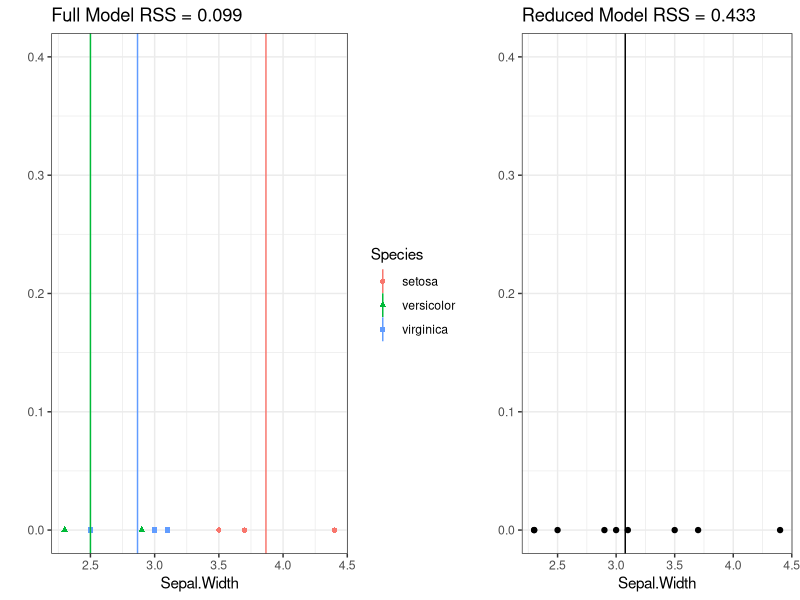
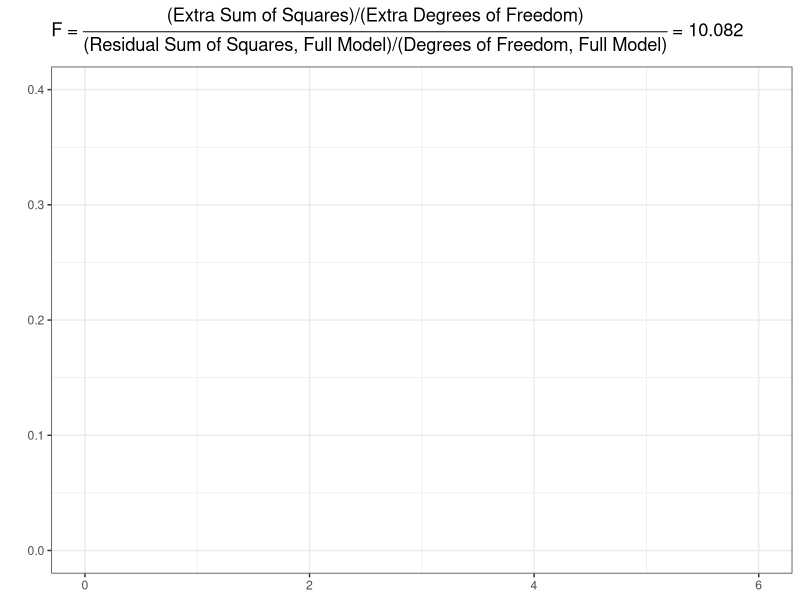
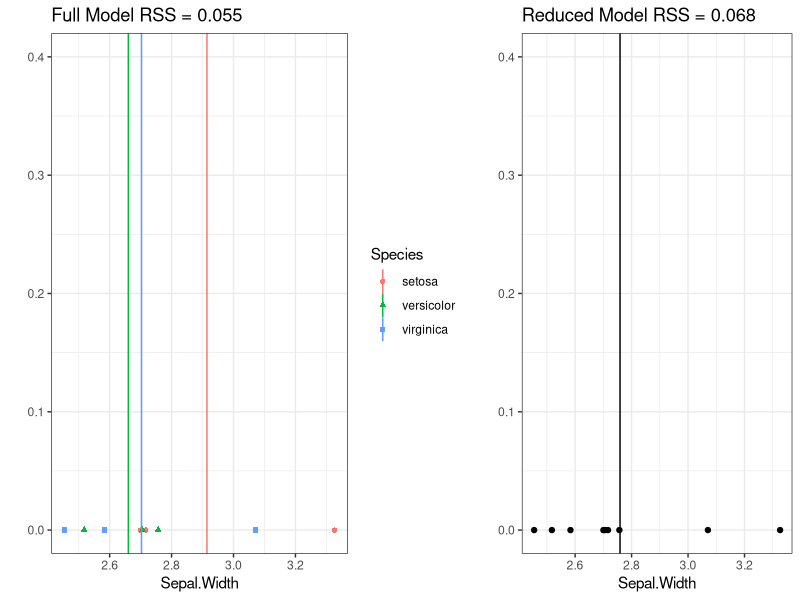
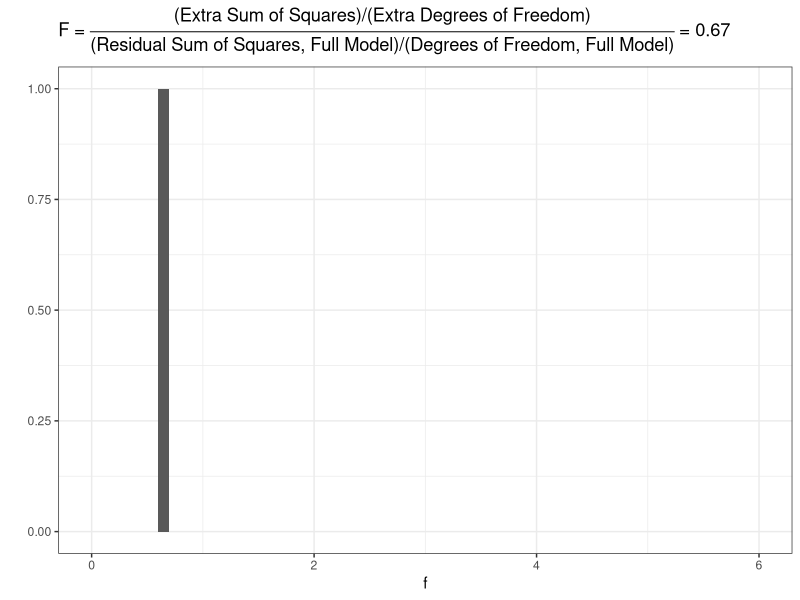
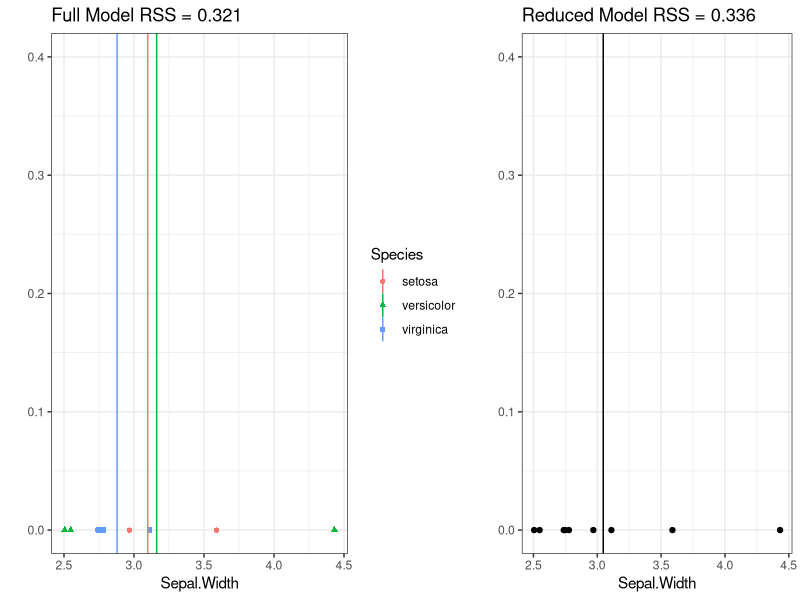
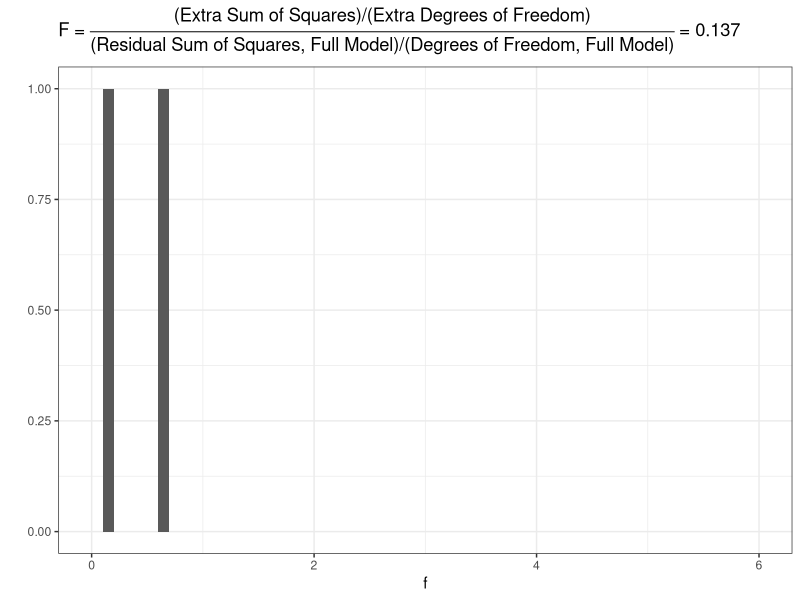
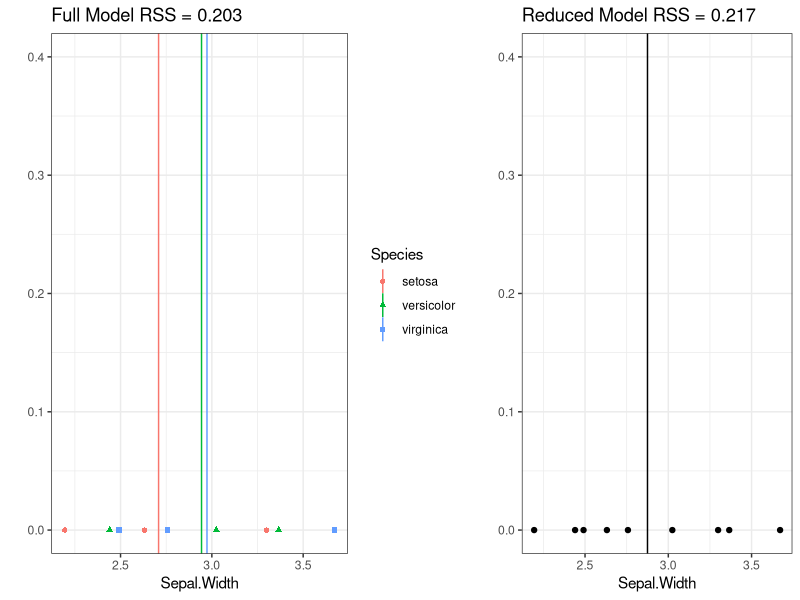
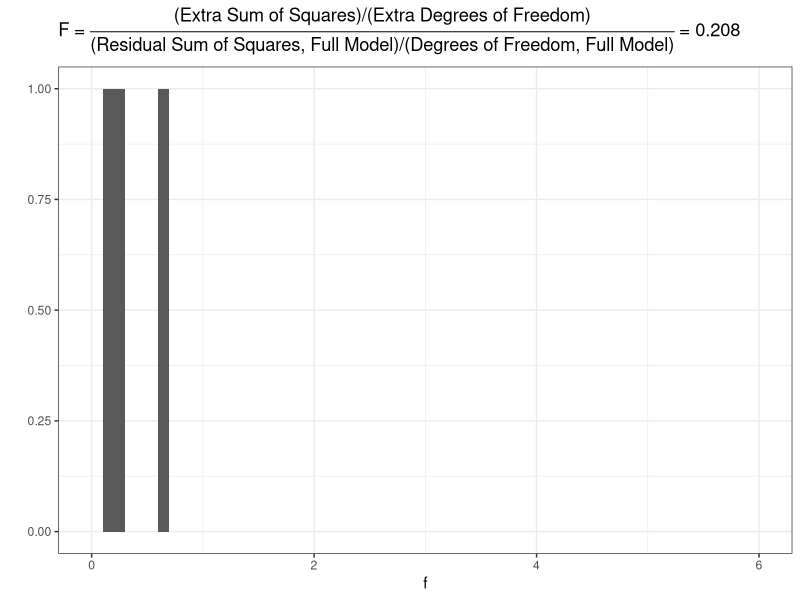

These figures' R source, in order: (Note: this script raises an error after producing the figures.)
## ---- chunk 1
knitr::opts_chunk$set(echo = FALSE, cache = TRUE)
library(dplyr)
library(ggplot2)
library(grid)
library(purrr)
## ---- chunk 2
set.seed(1234)
iris <- datasets::iris %>%
  group_by(Species) %>%
  sample_n(size = 3) %>%
  select(Species, Sepal.Width)

# manually adjust to avoid overplotting
iris$Sepal.Width[4] <- 2.3
## ---- chunk 3
red_ss <- iris %>%
  ungroup() %>%
  mutate(
    mean_sw = mean(Sepal.Width),
    resid = Sepal.Width - mean_sw
  ) %>%
  summarize(
    rss = mean(resid^2)
  ) %>%
  pull(rss)

full_ss <- iris %>%
  group_by(Species) %>%
  mutate(
    mean_sw = mean(Sepal.Width),
    resid = Sepal.Width - mean_sw
  ) %>%
  ungroup() %>%
  summarize(
    rss = mean(resid^2)
  ) %>%
  pull(rss)

p_full <- ggplot() +
  geom_point(
    data = iris,
    mapping = aes(x = Sepal.Width, y = 0, color = Species, shape = Species)
  ) +
  geom_vline(
    data = iris %>%
      group_by(Species) %>%
      summarize(
        mean_sw = mean(Sepal.Width)
      ),
    mapping = aes(xintercept = mean_sw, color = Species)
  ) +
  ylim(0, 0.4) +
  ylab("") +
  ggtitle(paste0("Full Model RSS = ", round(full_ss, 3))) +
  theme_bw()

p_red <- ggplot() +
  geom_point(
    data = iris,
    mapping = aes(x = Sepal.Width, y = 0)
  ) +
  geom_vline(
    data = iris %>%
      ungroup() %>%
      summarize(
        mean_sw = mean(Sepal.Width)
      ),
    mapping = aes(xintercept = mean_sw)
  ) +
  ylim(0, 0.4) +
  ylab("") +
  ggtitle(paste0("Reduced Model RSS = ", round(red_ss, 3))) +
  theme_bw()

grid.newpage()
pushViewport(viewport(layout = grid.layout(ncol = 2, widths= unit(c(1, 0.7),units = rep("null", 2)))))
print(p_full, vp = viewport(layout.pos.row = 1, layout.pos.col = 1))
print(p_red, vp = viewport(layout.pos.row = 1, layout.pos.col = 2))
## ---- chunk 4
f_stat <- lm(Sepal.Width ~ Species, data = iris) %>% summary() %>% `[[`("fstatistic") %>% `[[`("value")
plot_df <- data.frame(
  f = f_stat
)

ggplot() +
  geom_vline(
    data = plot_df,
    mapping = aes(xintercept = f_stat)
  ) +
  xlim(0, 6) +
  ylim(0, 0.4) +
  ylab("") +
  ggtitle(substitute(paste("F = ", frac("(Extra Sum of Squares)/(Extra Degrees of Freedom)", "(Residual Sum of Squares, Full Model)/(Degrees of Freedom, Full Model)"), " = ", f_stat),
  list(f_stat=round(f_stat, 3)))) +
#  ggtitle(paste0("F Statistic = ", round(f_stat, 3))) +
  theme_bw()
## ---- chunk 5
fake_iris <- data.frame(
  Species = iris$Species,
  Sepal.Width = rnorm(n = 9, mean = 3.033, sd = 0.579)
)
## ---- chunk 6
red_ss <- fake_iris %>%
  ungroup() %>%
  mutate(
    mean_sw = mean(Sepal.Width),
    resid = Sepal.Width - mean_sw
  ) %>%
  summarize(
    rss = mean(resid^2)
  ) %>%
  pull(rss)

full_ss <- fake_iris %>%
  group_by(Species) %>%
  mutate(
    mean_sw = mean(Sepal.Width),
    resid = Sepal.Width - mean_sw
  ) %>%
  ungroup() %>%
  summarize(
    rss = mean(resid^2)
  ) %>%
  pull(rss)

p_full <- ggplot() +
  geom_point(
    data = fake_iris,
    mapping = aes(x = Sepal.Width, y = 0, color = Species, shape = Species)
  ) +
  geom_vline(
    data = fake_iris %>%
      group_by(Species) %>%
      summarize(
        mean_sw = mean(Sepal.Width)
      ),
    mapping = aes(xintercept = mean_sw, color = Species)
  ) +
  ylim(0, 0.4) +
  ylab("") +
  ggtitle(paste0("Full Model RSS = ", round(full_ss, 3))) +
  theme_bw()

p_red <- ggplot() +
  geom_point(
    data = fake_iris,
    mapping = aes(x = Sepal.Width, y = 0)
  ) +
  geom_vline(
    data = fake_iris %>%
      ungroup() %>%
      summarize(
        mean_sw = mean(Sepal.Width)
      ),
    mapping = aes(xintercept = mean_sw)
  ) +
  ylim(0, 0.4) +
  ylab("") +
  ggtitle(paste0("Reduced Model RSS = ", round(red_ss, 3))) +
  theme_bw()

grid.newpage()
pushViewport(viewport(layout = grid.layout(ncol = 2, widths= unit(c(1, 0.7),units = rep("null", 2)))))
print(p_full, vp = viewport(layout.pos.row = 1, layout.pos.col = 1))
print(p_red, vp = viewport(layout.pos.row = 1, layout.pos.col = 2))
## ---- chunk 7
f_stat <- lm(Sepal.Width ~ Species, data = fake_iris) %>% summary() %>% `[[`("fstatistic") %>% `[[`("value")
fake_plot_df <- data.frame(
  f = f_stat
)

ggplot() +
  geom_histogram(
    data = fake_plot_df,
    mapping = aes(x = f),
    binwidth = 0.1,
    boundary = 0
  ) +
  geom_vline(
#    mapping = aes(xintercept = plot_df$f_stat)
    data = plot_df,
    mapping = aes(xintercept = f)
  ) +
  xlim(0, 6) +
  ylab("") +
  ggtitle(substitute(paste("F = ", frac("(Extra Sum of Squares)/(Extra Degrees of Freedom)", "(Residual Sum of Squares, Full Model)/(Degrees of Freedom, Full Model)"), " = ", f_stat),
  list(f_stat=round(f_stat, 3)))) +
  theme_bw()
## ---- chunk 8
fake_iris <- data.frame(
  Species = iris$Species,
  Sepal.Width = rnorm(n = 9, mean = 3.033, sd = 0.579)
)
## ---- chunk 9
red_ss <- fake_iris %>%
  ungroup() %>%
  mutate(
    mean_sw = mean(Sepal.Width),
    resid = Sepal.Width - mean_sw
  ) %>%
  summarize(
    rss = mean(resid^2)
  ) %>%
  pull(rss)

full_ss <- fake_iris %>%
  group_by(Species) %>%
  mutate(
    mean_sw = mean(Sepal.Width),
    resid = Sepal.Width - mean_sw
  ) %>%
  ungroup() %>%
  summarize(
    rss = mean(resid^2)
  ) %>%
  pull(rss)

p_full <- ggplot() +
  geom_point(
    data = fake_iris,
    mapping = aes(x = Sepal.Width, y = 0, color = Species, shape = Species)
  ) +
  geom_vline(
    data = fake_iris %>%
      group_by(Species) %>%
      summarize(
        mean_sw = mean(Sepal.Width)
      ),
    mapping = aes(xintercept = mean_sw, color = Species)
  ) +
  ylim(0, 0.4) +
  ylab("") +
  ggtitle(paste0("Full Model RSS = ", round(full_ss, 3))) +
  theme_bw()

p_red <- ggplot() +
  geom_point(
    data = fake_iris,
    mapping = aes(x = Sepal.Width, y = 0)
  ) +
  geom_vline(
    data = fake_iris %>%
      ungroup() %>%
      summarize(
        mean_sw = mean(Sepal.Width)
      ),
    mapping = aes(xintercept = mean_sw)
  ) +
  ylim(0, 0.4) +
  ylab("") +
  ggtitle(paste0("Reduced Model RSS = ", round(red_ss, 3))) +
  theme_bw()

grid.newpage()
pushViewport(viewport(layout = grid.layout(ncol = 2, widths= unit(c(1, 0.7),units = rep("null", 2)))))
print(p_full, vp = viewport(layout.pos.row = 1, layout.pos.col = 1))
print(p_red, vp = viewport(layout.pos.row = 1, layout.pos.col = 2))
## ---- chunk 10
f_stat <- lm(Sepal.Width ~ Species, data = fake_iris) %>% summary() %>% `[[`("fstatistic") %>% `[[`("value")
fake_plot_df <- rbind(
  fake_plot_df,
  data.frame(
    f = f_stat
  )
)

ggplot() +
  geom_histogram(
    data = fake_plot_df,
    mapping = aes(x = f),
    binwidth = 0.1,
    boundary = 0
  ) +
  geom_vline(
#    mapping = aes(xintercept = plot_df$f_stat)
    data = plot_df,
    mapping = aes(xintercept = f)
  ) +
  xlim(0, 6) +
  ylab("") +
  ggtitle(substitute(paste("F = ", frac("(Extra Sum of Squares)/(Extra Degrees of Freedom)", "(Residual Sum of Squares, Full Model)/(Degrees of Freedom, Full Model)"), " = ", f_stat),
  list(f_stat=round(f_stat, 3)))) +
  theme_bw()
## ---- chunk 11
fake_iris <- data.frame(
  Species = iris$Species,
  Sepal.Width = rnorm(n = 9, mean = 3.033, sd = 0.579)
)
## ---- chunk 12
red_ss <- fake_iris %>%
  ungroup() %>%
  mutate(
    mean_sw = mean(Sepal.Width),
    resid = Sepal.Width - mean_sw
  ) %>%
  summarize(
    rss = mean(resid^2)
  ) %>%
  pull(rss)

full_ss <- fake_iris %>%
  group_by(Species) %>%
  mutate(
    mean_sw = mean(Sepal.Width),
    resid = Sepal.Width - mean_sw
  ) %>%
  ungroup() %>%
  summarize(
    rss = mean(resid^2)
  ) %>%
  pull(rss)

p_full <- ggplot() +
  geom_point(
    data = fake_iris,
    mapping = aes(x = Sepal.Width, y = 0, color = Species, shape = Species)
  ) +
  geom_vline(
    data = fake_iris %>%
      group_by(Species) %>%
      summarize(
        mean_sw = mean(Sepal.Width)
      ),
    mapping = aes(xintercept = mean_sw, color = Species)
  ) +
  ylim(0, 0.4) +
  ylab("") +
  ggtitle(paste0("Full Model RSS = ", round(full_ss, 3))) +
  theme_bw()

p_red <- ggplot() +
  geom_point(
    data = fake_iris,
    mapping = aes(x = Sepal.Width, y = 0)
  ) +
  geom_vline(
    data = fake_iris %>%
      ungroup() %>%
      summarize(
        mean_sw = mean(Sepal.Width)
      ),
    mapping = aes(xintercept = mean_sw)
  ) +
  ylim(0, 0.4) +
  ylab("") +
  ggtitle(paste0("Reduced Model RSS = ", round(red_ss, 3))) +
  theme_bw()

grid.newpage()
pushViewport(viewport(layout = grid.layout(ncol = 2, widths= unit(c(1, 0.7),units = rep("null", 2)))))
print(p_full, vp = viewport(layout.pos.row = 1, layout.pos.col = 1))
print(p_red, vp = viewport(layout.pos.row = 1, layout.pos.col = 2))
## ---- chunk 13
f_stat <- lm(Sepal.Width ~ Species, data = fake_iris) %>% summary() %>% `[[`("fstatistic") %>% `[[`("value")
fake_plot_df <- rbind(
  fake_plot_df,
  data.frame(
    f = f_stat
  )
)

ggplot() +
  geom_histogram(
    data = fake_plot_df,
    mapping = aes(x = f),
    binwidth = 0.1,
    boundary = 0
  ) +
  geom_vline(
#    mapping = aes(xintercept = plot_df$f_stat)
    data = plot_df,
    mapping = aes(xintercept = f)
  ) +
  xlim(0, 6) +
  ylab("") +
  ggtitle(substitute(paste("F = ", frac("(Extra Sum of Squares)/(Extra Degrees of Freedom)", "(Residual Sum of Squares, Full Model)/(Degrees of Freedom, Full Model)"), " = ", f_stat),
  list(f_stat=round(f_stat, 3)))) +
  theme_bw()
## ---- chunk 14
fake_iris <- data.frame(
  Species = iris$Species,
  Sepal.Width = rnorm(n = 9, mean = 3.033, sd = 0.579)
)
## ---- chunk 15
red_ss <- fake_iris %>%
  ungroup() %>%
  mutate(
    mean_sw = mean(Sepal.Width),
    resid = Sepal.Width - mean_sw
  ) %>%
  summarize(
    rss = mean(resid^2)
  ) %>%
  pull(rss)

full_ss <- fake_iris %>%
  group_by(Species) %>%
  mutate(
    mean_sw = mean(Sepal.Width),
    resid = Sepal.Width - mean_sw
  ) %>%
  ungroup() %>%
  summarize(
    rss = mean(resid^2)
  ) %>%
  pull(rss)

p_full <- ggplot() +
  geom_point(
    data = fake_iris,
    mapping = aes(x = Sepal.Width, y = 0, color = Species, shape = Species)
  ) +
  geom_vline(
    data = fake_iris %>%
      group_by(Species) %>%
      summarize(
        mean_sw = mean(Sepal.Width)
      ),
    mapping = aes(xintercept = mean_sw, color = Species)
  ) +
  ylim(0, 0.4) +
  ylab("") +
  ggtitle(paste0("Full Model RSS = ", round(full_ss, 3))) +
  theme_bw()

p_red <- ggplot() +
  geom_point(
    data = fake_iris,
    mapping = aes(x = Sepal.Width, y = 0)
  ) +
  geom_vline(
    data = fake_iris %>%
      ungroup() %>%
      summarize(
        mean_sw = mean(Sepal.Width)
      ),
    mapping = aes(xintercept = mean_sw)
  ) +
  ylim(0, 0.4) +
  ylab("") +
  ggtitle(paste0("Reduced Model RSS = ", round(red_ss, 3))) +
  theme_bw()

grid.newpage()
pushViewport(viewport(layout = grid.layout(ncol = 2, widths= unit(c(1, 0.7),units = rep("null", 2)))))
print(p_full, vp = viewport(layout.pos.row = 1, layout.pos.col = 1))
print(p_red, vp = viewport(layout.pos.row = 1, layout.pos.col = 2))
## ---- chunk 16
f_stat <- lm(Sepal.Width ~ Species, data = fake_iris) %>% summary() %>% `[[`("fstatistic") %>% `[[`("value")
fake_plot_df <- rbind(
  fake_plot_df,
  data.frame(
    f = f_stat
  )
)

ggplot() +
  geom_histogram(
    data = fake_plot_df,
    mapping = aes(x = f),
    binwidth = 0.1,
    boundary = 0
  ) +
  geom_vline(
#    mapping = aes(xintercept = plot_df$f_stat)
    data = plot_df,
    mapping = aes(xintercept = f)
  ) +
  xlim(0, 6) +
  ylab("") +
  ggtitle(substitute(paste("F = ", frac("(Extra Sum of Squares)/(Extra Degrees of Freedom)", "(Residual Sum of Squares, Full Model)/(Degrees of Freedom, Full Model)"), " = ", f_stat),
  list(f_stat=round(f_stat, 3)))) +
  theme_bw()
## ---- chunk 17
fake_iris <- data.frame(
  Species = iris$Species,
  Sepal.Width = rnorm(n = 9, mean = 3.033, sd = 0.579)
)
## ---- chunk 18
red_ss <- fake_iris %>%
  ungroup() %>%
  mutate(
    mean_sw = mean(Sepal.Width),
    resid = Sepal.Width - mean_sw
  ) %>%
  summarize(
    rss = mean(resid^2)
  ) %>%
  pull(rss)

full_ss <- fake_iris %>%
  group_by(Species) %>%
  mutate(
    mean_sw = mean(Sepal.Width),
    resid = Sepal.Width - mean_sw
  ) %>%
  ungroup() %>%
  summarize(
    rss = mean(resid^2)
  ) %>%
  pull(rss)

p_full <- ggplot() +
  geom_point(
    data = fake_iris,
    mapping = aes(x = Sepal.Width, y = 0, color = Species, shape = Species)
  ) +
  geom_vline(
    data = fake_iris %>%
      group_by(Species) %>%
      summarize(
        mean_sw = mean(Sepal.Width)
      ),
    mapping = aes(xintercept = mean_sw, color = Species)
  ) +
  ylim(0, 0.4) +
  ylab("") +
  ggtitle(paste0("Full Model RSS = ", round(full_ss, 3))) +
  theme_bw()

p_red <- ggplot() +
  geom_point(
    data = fake_iris,
    mapping = aes(x = Sepal.Width, y = 0)
  ) +
  geom_vline(
    data = fake_iris %>%
      ungroup() %>%
      summarize(
        mean_sw = mean(Sepal.Width)
      ),
    mapping = aes(xintercept = mean_sw)
  ) +
  ylim(0, 0.4) +
  ylab("") +
  ggtitle(paste0("Reduced Model RSS = ", round(red_ss, 3))) +
  theme_bw()

grid.newpage()
pushViewport(viewport(layout = grid.layout(ncol = 2, widths= unit(c(1, 0.7),units = rep("null", 2)))))
print(p_full, vp = viewport(layout.pos.row = 1, layout.pos.col = 1))
print(p_red, vp = viewport(layout.pos.row = 1, layout.pos.col = 2))
## ---- chunk 19
f_stat <- lm(Sepal.Width ~ Species, data = fake_iris) %>% summary() %>% `[[`("fstatistic") %>% `[[`("value")
fake_plot_df <- rbind(
  fake_plot_df,
  data.frame(
    f = f_stat
  )
)

ggplot() +
  geom_histogram(
    data = fake_plot_df,
    mapping = aes(x = f),
    binwidth = 0.1,
    boundary = 0
  ) +
  geom_vline(
#    mapping = aes(xintercept = plot_df$f_stat)
    data = plot_df,
    mapping = aes(xintercept = f)
  ) +
  xlim(0, 6) +
  ylab("") +
  ggtitle(substitute(paste("F = ", frac("(Extra Sum of Squares)/(Extra Degrees of Freedom)", "(Residual Sum of Squares, Full Model)/(Degrees of Freedom, Full Model)"), " = ", f_stat),
  list(f_stat=round(f_stat, 3)))) +
  theme_bw()
## ---- chunk 20
fake_iris <- data.frame(
  Species = iris$Species,
  Sepal.Width = rnorm(n = 9, mean = 3.033, sd = 0.579)
)
## ---- chunk 21
red_ss <- fake_iris %>%
  ungroup() %>%
  mutate(
    mean_sw = mean(Sepal.Width),
    resid = Sepal.Width - mean_sw
  ) %>%
  summarize(
    rss = mean(resid^2)
  ) %>%
  pull(rss)

full_ss <- fake_iris %>%
  group_by(Species) %>%
  mutate(
    mean_sw = mean(Sepal.Width),
    resid = Sepal.Width - mean_sw
  ) %>%
  ungroup() %>%
  summarize(
    rss = mean(resid^2)
  ) %>%
  pull(rss)

p_full <- ggplot() +
  geom_point(
    data = fake_iris,
    mapping = aes(x = Sepal.Width, y = 0, color = Species, shape = Species)
  ) +
  geom_vline(
    data = fake_iris %>%
      group_by(Species) %>%
      summarize(
        mean_sw = mean(Sepal.Width)
      ),
    mapping = aes(xintercept = mean_sw, color = Species)
  ) +
  ylim(0, 0.4) +
  ylab("") +
  ggtitle(paste0("Full Model RSS = ", round(full_ss, 3))) +
  theme_bw()

p_red <- ggplot() +
  geom_point(
    data = fake_iris,
    mapping = aes(x = Sepal.Width, y = 0)
  ) +
  geom_vline(
    data = fake_iris %>%
      ungroup() %>%
      summarize(
        mean_sw = mean(Sepal.Width)
      ),
    mapping = aes(xintercept = mean_sw)
  ) +
  ylim(0, 0.4) +
  ylab("") +
  ggtitle(paste0("Reduced Model RSS = ", round(red_ss, 3))) +
  theme_bw()

grid.newpage()
pushViewport(viewport(layout = grid.layout(ncol = 2, widths= unit(c(1, 0.7),units = rep("null", 2)))))
print(p_full, vp = viewport(layout.pos.row = 1, layout.pos.col = 1))
print(p_red, vp = viewport(layout.pos.row = 1, layout.pos.col = 2))
## ---- chunk 22
f_stat <- lm(Sepal.Width ~ Species, data = fake_iris) %>% summary() %>% `[[`("fstatistic") %>% `[[`("value")
fake_plot_df <- rbind(
  fake_plot_df,
  data.frame(
    f = f_stat
  )
)

ggplot() +
  geom_histogram(
    data = fake_plot_df,
    mapping = aes(x = f),
    binwidth = 0.1,
    boundary = 0
  ) +
  geom_vline(
#    mapping = aes(xintercept = plot_df$f_stat)
    data = plot_df,
    mapping = aes(xintercept = f)
  ) +
  xlim(0, 6) +
  ylab("") +
  ggtitle(substitute(paste("F = ", frac("(Extra Sum of Squares)/(Extra Degrees of Freedom)", "(Residual Sum of Squares, Full Model)/(Degrees of Freedom, Full Model)"), " = ", f_stat),
  list(f_stat=round(f_stat, 3)))) +
  theme_bw()
## ---- chunk 23
fake_iris <- data.frame(
  Species = iris$Species,
  Sepal.Width = rnorm(n = 9, mean = 3.033, sd = 0.579)
)
## ---- chunk 24
red_ss <- fake_iris %>%
  ungroup() %>%
  mutate(
    mean_sw = mean(Sepal.Width),
    resid = Sepal.Width - mean_sw
  ) %>%
  summarize(
    rss = mean(resid^2)
  ) %>%
  pull(rss)

full_ss <- fake_iris %>%
  group_by(Species) %>%
  mutate(
    mean_sw = mean(Sepal.Width),
    resid = Sepal.Width - mean_sw
  ) %>%
  ungroup() %>%
  summarize(
    rss = mean(resid^2)
  ) %>%
  pull(rss)

p_full <- ggplot() +
  geom_point(
    data = fake_iris,
    mapping = aes(x = Sepal.Width, y = 0, color = Species, shape = Species)
  ) +
  geom_vline(
    data = fake_iris %>%
      group_by(Species) %>%
      summarize(
        mean_sw = mean(Sepal.Width)
      ),
    mapping = aes(xintercept = mean_sw, color = Species)
  ) +
  ylim(0, 0.4) +
  ylab("") +
  ggtitle(paste0("Full Model RSS = ", round(full_ss, 3))) +
  theme_bw()

p_red <- ggplot() +
  geom_point(
    data = fake_iris,
    mapping = aes(x = Sepal.Width, y = 0)
  ) +
  geom_vline(
    data = fake_iris %>%
      ungroup() %>%
      summarize(
        mean_sw = mean(Sepal.Width)
      ),
    mapping = aes(xintercept = mean_sw)
  ) +
  ylim(0, 0.4) +
  ylab("") +
  ggtitle(paste0("Reduced Model RSS = ", round(red_ss, 3))) +
  theme_bw()

grid.newpage()
pushViewport(viewport(layout = grid.layout(ncol = 2, widths= unit(c(1, 0.7),units = rep("null", 2)))))
print(p_full, vp = viewport(layout.pos.row = 1, layout.pos.col = 1))
print(p_red, vp = viewport(layout.pos.row = 1, layout.pos.col = 2))
## ---- chunk 25
f_stat <- lm(Sepal.Width ~ Species, data = fake_iris) %>% summary() %>% `[[`("fstatistic") %>% `[[`("value")
fake_plot_df <- rbind(
  fake_plot_df,
  data.frame(
    f = f_stat
  )
)

ggplot() +
  geom_histogram(
    data = fake_plot_df,
    mapping = aes(x = f),
    binwidth = 0.1,
    boundary = 0
  ) +
  geom_vline(
#    mapping = aes(xintercept = plot_df$f_stat)
    data = plot_df,
    mapping = aes(xintercept = f)
  ) +
  xlim(0, 6) +
  ylab("") +
  ggtitle(substitute(paste("F = ", frac("(Extra Sum of Squares)/(Extra Degrees of Freedom)", "(Residual Sum of Squares, Full Model)/(Degrees of Freedom, Full Model)"), " = ", f_stat),
  list(f_stat=round(f_stat, 3)))) +
  theme_bw()
## ---- chunk 26
fake_iris <- data.frame(
  Species = iris$Species,
  Sepal.Width = rnorm(n = 9, mean = 3.033, sd = 0.579)
)
## ---- chunk 27
red_ss <- fake_iris %>%
  ungroup() %>%
  mutate(
    mean_sw = mean(Sepal.Width),
    resid = Sepal.Width - mean_sw
  ) %>%
  summarize(
    rss = mean(resid^2)
  ) %>%
  pull(rss)

full_ss <- fake_iris %>%
  group_by(Species) %>%
  mutate(
    mean_sw = mean(Sepal.Width),
    resid = Sepal.Width - mean_sw
  ) %>%
  ungroup() %>%
  summarize(
    rss = mean(resid^2)
  ) %>%
  pull(rss)

p_full <- ggplot() +
  geom_point(
    data = fake_iris,
    mapping = aes(x = Sepal.Width, y = 0, color = Species, shape = Species)
  ) +
  geom_vline(
    data = fake_iris %>%
      group_by(Species) %>%
      summarize(
        mean_sw = mean(Sepal.Width)
      ),
    mapping = aes(xintercept = mean_sw, color = Species)
  ) +
  ylim(0, 0.4) +
  ylab("") +
  ggtitle(paste0("Full Model RSS = ", round(full_ss, 3))) +
  theme_bw()

p_red <- ggplot() +
  geom_point(
    data = fake_iris,
    mapping = aes(x = Sepal.Width, y = 0)
  ) +
  geom_vline(
    data = fake_iris %>%
      ungroup() %>%
      summarize(
        mean_sw = mean(Sepal.Width)
      ),
    mapping = aes(xintercept = mean_sw)
  ) +
  ylim(0, 0.4) +
  ylab("") +
  ggtitle(paste0("Reduced Model RSS = ", round(red_ss, 3))) +
  theme_bw()

grid.newpage()
pushViewport(viewport(layout = grid.layout(ncol = 2, widths= unit(c(1, 0.7),units = rep("null", 2)))))
print(p_full, vp = viewport(layout.pos.row = 1, layout.pos.col = 1))
print(p_red, vp = viewport(layout.pos.row = 1, layout.pos.col = 2))
## ---- chunk 28
f_stat <- lm(Sepal.Width ~ Species, data = fake_iris) %>% summary() %>% `[[`("fstatistic") %>% `[[`("value")
fake_plot_df <- rbind(
  fake_plot_df,
  data.frame(
    f = f_stat
  )
)

ggplot() +
  geom_histogram(
    data = fake_plot_df,
    mapping = aes(x = f),
    binwidth = 0.1,
    boundary = 0
  ) +
  geom_vline(
#    mapping = aes(xintercept = plot_df$f_stat)
    data = plot_df,
    mapping = aes(xintercept = f)
  ) +
  xlim(0, 6) +
  ylab("") +
  ggtitle(substitute(paste("F = ", frac("(Extra Sum of Squares)/(Extra Degrees of Freedom)", "(Residual Sum of Squares, Full Model)/(Degrees of Freedom, Full Model)"), " = ", f_stat),
  list(f_stat=round(f_stat, 3)))) +
  theme_bw()
## ---- chunk 29
fake_iris <- data.frame(
  Species = iris$Species,
  Sepal.Width = rnorm(n = 9, mean = 3.033, sd = 0.579)
)
## ---- chunk 30
red_ss <- fake_iris %>%
  ungroup() %>%
  mutate(
    mean_sw = mean(Sepal.Width),
    resid = Sepal.Width - mean_sw
  ) %>%
  summarize(
    rss = mean(resid^2)
  ) %>%
  pull(rss)

full_ss <- fake_iris %>%
  group_by(Species) %>%
  mutate(
    mean_sw = mean(Sepal.Width),
    resid = Sepal.Width - mean_sw
  ) %>%
  ungroup() %>%
  summarize(
    rss = mean(resid^2)
  ) %>%
  pull(rss)

p_full <- ggplot() +
  geom_point(
    data = fake_iris,
    mapping = aes(x = Sepal.Width, y = 0, color = Species, shape = Species)
  ) +
  geom_vline(
    data = fake_iris %>%
      group_by(Species) %>%
      summarize(
        mean_sw = mean(Sepal.Width)
      ),
    mapping = aes(xintercept = mean_sw, color = Species)
  ) +
  ylim(0, 0.4) +
  ylab("") +
  ggtitle(paste0("Full Model RSS = ", round(full_ss, 3))) +
  theme_bw()

p_red <- ggplot() +
  geom_point(
    data = fake_iris,
    mapping = aes(x = Sepal.Width, y = 0)
  ) +
  geom_vline(
    data = fake_iris %>%
      ungroup() %>%
      summarize(
        mean_sw = mean(Sepal.Width)
      ),
    mapping = aes(xintercept = mean_sw)
  ) +
  ylim(0, 0.4) +
  ylab("") +
  ggtitle(paste0("Reduced Model RSS = ", round(red_ss, 3))) +
  theme_bw()

grid.newpage()
pushViewport(viewport(layout = grid.layout(ncol = 2, widths= unit(c(1, 0.7),units = rep("null", 2)))))
print(p_full, vp = viewport(layout.pos.row = 1, layout.pos.col = 1))
print(p_red, vp = viewport(layout.pos.row = 1, layout.pos.col = 2))
## ---- chunk 31
f_stat <- lm(Sepal.Width ~ Species, data = fake_iris) %>% summary() %>% `[[`("fstatistic") %>% `[[`("value")
fake_plot_df <- rbind(
  fake_plot_df,
  data.frame(
    f = f_stat
  )
)

ggplot() +
  geom_histogram(
    data = fake_plot_df,
    mapping = aes(x = f),
    binwidth = 0.1,
    boundary = 0
  ) +
  geom_vline(
#    mapping = aes(xintercept = plot_df$f_stat)
    data = plot_df,
    mapping = aes(xintercept = f)
  ) +
  xlim(0, 6) +
  ylab("") +
  ggtitle(substitute(paste("F = ", frac("(Extra Sum of Squares)/(Extra Degrees of Freedom)", "(Residual Sum of Squares, Full Model)/(Degrees of Freedom, Full Model)"), " = ", f_stat),
  list(f_stat=round(f_stat, 3)))) +
  theme_bw()
## ---- chunk 32
fake_iris <- data.frame(
  Species = iris$Species,
  Sepal.Width = rnorm(n = 9, mean = 3.033, sd = 0.579)
)
## ---- chunk 33
red_ss <- fake_iris %>%
  ungroup() %>%
  mutate(
    mean_sw = mean(Sepal.Width),
    resid = Sepal.Width - mean_sw
  ) %>%
  summarize(
    rss = mean(resid^2)
  ) %>%
  pull(rss)

full_ss <- fake_iris %>%
  group_by(Species) %>%
  mutate(
    mean_sw = mean(Sepal.Width),
    resid = Sepal.Width - mean_sw
  ) %>%
  ungroup() %>%
  summarize(
    rss = mean(resid^2)
  ) %>%
  pull(rss)

p_full <- ggplot() +
  geom_point(
    data = fake_iris,
    mapping = aes(x = Sepal.Width, y = 0, color = Species, shape = Species)
  ) +
  geom_vline(
    data = fake_iris %>%
      group_by(Species) %>%
      summarize(
        mean_sw = mean(Sepal.Width)
      ),
    mapping = aes(xintercept = mean_sw, color = Species)
  ) +
  ylim(0, 0.4) +
  ylab("") +
  ggtitle(paste0("Full Model RSS = ", round(full_ss, 3))) +
  theme_bw()

p_red <- ggplot() +
  geom_point(
    data = fake_iris,
    mapping = aes(x = Sepal.Width, y = 0)
  ) +
  geom_vline(
    data = fake_iris %>%
      ungroup() %>%
      summarize(
        mean_sw = mean(Sepal.Width)
      ),
    mapping = aes(xintercept = mean_sw)
  ) +
  ylim(0, 0.4) +
  ylab("") +
  ggtitle(paste0("Reduced Model RSS = ", round(red_ss, 3))) +
  theme_bw()

grid.newpage()
pushViewport(viewport(layout = grid.layout(ncol = 2, widths= unit(c(1, 0.7),units = rep("null", 2)))))
print(p_full, vp = viewport(layout.pos.row = 1, layout.pos.col = 1))
print(p_red, vp = viewport(layout.pos.row = 1, layout.pos.col = 2))
## ---- chunk 34
f_stat <- lm(Sepal.Width ~ Species, data = fake_iris) %>% summary() %>% `[[`("fstatistic") %>% `[[`("value")
fake_plot_df <- rbind(
  fake_plot_df,
  data.frame(
    f = f_stat
  )
)

ggplot() +
  geom_histogram(
    data = fake_plot_df,
    mapping = aes(x = f),
    binwidth = 0.1,
    boundary = 0
  ) +
  geom_vline(
#    mapping = aes(xintercept = plot_df$f_stat)
    data = plot_df,
    mapping = aes(xintercept = f)
  ) +
  xlim(0, 6) +
  ylab("") +
  ggtitle(substitute(paste("F = ", frac("(Extra Sum of Squares)/(Extra Degrees of Freedom)", "(Residual Sum of Squares, Full Model)/(Degrees of Freedom, Full Model)"), " = ", f_stat),
  list(f_stat=round(f_stat, 3)))) +
  theme_bw()
## ---- chunk 35
fake_iris <- data.frame(
  Species = iris$Species,
  Sepal.Width = rnorm(n = 9, mean = 3.033, sd = 0.579)
)
## ---- chunk 36
red_ss <- fake_iris %>%
  ungroup() %>%
  mutate(
    mean_sw = mean(Sepal.Width),
    resid = Sepal.Width - mean_sw
  ) %>%
  summarize(
    rss = mean(resid^2)
  ) %>%
  pull(rss)

full_ss <- fake_iris %>%
  group_by(Species) %>%
  mutate(
    mean_sw = mean(Sepal.Width),
    resid = Sepal.Width - mean_sw
  ) %>%
  ungroup() %>%
  summarize(
    rss = mean(resid^2)
  ) %>%
  pull(rss)

p_full <- ggplot() +
  geom_point(
    data = fake_iris,
    mapping = aes(x = Sepal.Width, y = 0, color = Species, shape = Species)
  ) +
  geom_vline(
    data = fake_iris %>%
      group_by(Species) %>%
      summarize(
        mean_sw = mean(Sepal.Width)
      ),
    mapping = aes(xintercept = mean_sw, color = Species)
  ) +
  ylim(0, 0.4) +
  ylab("") +
  ggtitle(paste0("Full Model RSS = ", round(full_ss, 3))) +
  theme_bw()

p_red <- ggplot() +
  geom_point(
    data = fake_iris,
    mapping = aes(x = Sepal.Width, y = 0)
  ) +
  geom_vline(
    data = fake_iris %>%
      ungroup() %>%
      summarize(
        mean_sw = mean(Sepal.Width)
      ),
    mapping = aes(xintercept = mean_sw)
  ) +
  ylim(0, 0.4) +
  ylab("") +
  ggtitle(paste0("Reduced Model RSS = ", round(red_ss, 3))) +
  theme_bw()

grid.newpage()
pushViewport(viewport(layout = grid.layout(ncol = 2, widths= unit(c(1, 0.7),units = rep("null", 2)))))
print(p_full, vp = viewport(layout.pos.row = 1, layout.pos.col = 1))
print(p_red, vp = viewport(layout.pos.row = 1, layout.pos.col = 2))
## ---- chunk 37
f_stat <- lm(Sepal.Width ~ Species, data = fake_iris) %>% summary() %>% `[[`("fstatistic") %>% `[[`("value")
fake_plot_df <- rbind(
  fake_plot_df,
  data.frame(
    f = f_stat
  )
)

ggplot() +
  geom_histogram(
    data = fake_plot_df,
    mapping = aes(x = f),
    binwidth = 0.1,
    boundary = 0
  ) +
  geom_vline(
#    mapping = aes(xintercept = plot_df$f_stat)
    data = plot_df,
    mapping = aes(xintercept = f)
  ) +
  xlim(0, 6) +
  ylab("") +
  ggtitle(substitute(paste("F = ", frac("(Extra Sum of Squares)/(Extra Degrees of Freedom)", "(Residual Sum of Squares, Full Model)/(Degrees of Freedom, Full Model)"), " = ", f_stat),
  list(f_stat=round(f_stat, 3)))) +
  theme_bw()
## ---- chunk 38
fake_iris <- data.frame(
  Species = iris$Species,
  Sepal.Width = rnorm(n = 9, mean = 3.033, sd = 0.579)
)
## ---- chunk 39
red_ss <- fake_iris %>%
  ungroup() %>%
  mutate(
    mean_sw = mean(Sepal.Width),
    resid = Sepal.Width - mean_sw
  ) %>%
  summarize(
    rss = mean(resid^2)
  ) %>%
  pull(rss)

full_ss <- fake_iris %>%
  group_by(Species) %>%
  mutate(
    mean_sw = mean(Sepal.Width),
    resid = Sepal.Width - mean_sw
  ) %>%
  ungroup() %>%
  summarize(
    rss = mean(resid^2)
  ) %>%
  pull(rss)

p_full <- ggplot() +
  geom_point(
    data = fake_iris,
    mapping = aes(x = Sepal.Width, y = 0, color = Species, shape = Species)
  ) +
  geom_vline(
    data = fake_iris %>%
      group_by(Species) %>%
      summarize(
        mean_sw = mean(Sepal.Width)
      ),
    mapping = aes(xintercept = mean_sw, color = Species)
  ) +
  ylim(0, 0.4) +
  ylab("") +
  ggtitle(paste0("Full Model RSS = ", round(full_ss, 3))) +
  theme_bw()

p_red <- ggplot() +
  geom_point(
    data = fake_iris,
    mapping = aes(x = Sepal.Width, y = 0)
  ) +
  geom_vline(
    data = fake_iris %>%
      ungroup() %>%
      summarize(
        mean_sw = mean(Sepal.Width)
      ),
    mapping = aes(xintercept = mean_sw)
  ) +
  ylim(0, 0.4) +
  ylab("") +
  ggtitle(paste0("Reduced Model RSS = ", round(red_ss, 3))) +
  theme_bw()

grid.newpage()
pushViewport(viewport(layout = grid.layout(ncol = 2, widths= unit(c(1, 0.7),units = rep("null", 2)))))
print(p_full, vp = viewport(layout.pos.row = 1, layout.pos.col = 1))
print(p_red, vp = viewport(layout.pos.row = 1, layout.pos.col = 2))
## ---- chunk 40
f_stat <- lm(Sepal.Width ~ Species, data = fake_iris) %>% summary() %>% `[[`("fstatistic") %>% `[[`("value")
fake_plot_df <- rbind(
  fake_plot_df,
  data.frame(
    f = f_stat
  )
)

ggplot() +
  geom_histogram(
    data = fake_plot_df,
    mapping = aes(x = f),
    binwidth = 0.1,
    boundary = 0
  ) +
  geom_vline(
#    mapping = aes(xintercept = plot_df$f_stat)
    data = plot_df,
    mapping = aes(xintercept = f)
  ) +
  xlim(0, 6) +
  ylab("") +
  ggtitle(substitute(paste("F = ", frac("(Extra Sum of Squares)/(Extra Degrees of Freedom)", "(Residual Sum of Squares, Full Model)/(Degrees of Freedom, Full Model)"), " = ", f_stat),
  list(f_stat=round(f_stat, 3)))) +
  theme_bw()
## ---- chunk 41
fake_iris <- data.frame(
  Species = iris$Species,
  Sepal.Width = rnorm(n = 9, mean = 3.033, sd = 0.579)
)
## ---- chunk 42
red_ss <- fake_iris %>%
  ungroup() %>%
  mutate(
    mean_sw = mean(Sepal.Width),
    resid = Sepal.Width - mean_sw
  ) %>%
  summarize(
    rss = mean(resid^2)
  ) %>%
  pull(rss)

full_ss <- fake_iris %>%
  group_by(Species) %>%
  mutate(
    mean_sw = mean(Sepal.Width),
    resid = Sepal.Width - mean_sw
  ) %>%
  ungroup() %>%
  summarize(
    rss = mean(resid^2)
  ) %>%
  pull(rss)

p_full <- ggplot() +
  geom_point(
    data = fake_iris,
    mapping = aes(x = Sepal.Width, y = 0, color = Species, shape = Species)
  ) +
  geom_vline(
    data = fake_iris %>%
      group_by(Species) %>%
      summarize(
        mean_sw = mean(Sepal.Width)
      ),
    mapping = aes(xintercept = mean_sw, color = Species)
  ) +
  ylim(0, 0.4) +
  ylab("") +
  ggtitle(paste0("Full Model RSS = ", round(full_ss, 3))) +
  theme_bw()

p_red <- ggplot() +
  geom_point(
    data = fake_iris,
    mapping = aes(x = Sepal.Width, y = 0)
  ) +
  geom_vline(
    data = fake_iris %>%
      ungroup() %>%
      summarize(
        mean_sw = mean(Sepal.Width)
      ),
    mapping = aes(xintercept = mean_sw)
  ) +
  ylim(0, 0.4) +
  ylab("") +
  ggtitle(paste0("Reduced Model RSS = ", round(red_ss, 3))) +
  theme_bw()

grid.newpage()
pushViewport(viewport(layout = grid.layout(ncol = 2, widths= unit(c(1, 0.7),units = rep("null", 2)))))
print(p_full, vp = viewport(layout.pos.row = 1, layout.pos.col = 1))
print(p_red, vp = viewport(layout.pos.row = 1, layout.pos.col = 2))
## ---- chunk 43
f_stat <- lm(Sepal.Width ~ Species, data = fake_iris) %>% summary() %>% `[[`("fstatistic") %>% `[[`("value")
fake_plot_df <- rbind(
  fake_plot_df,
  data.frame(
    f = f_stat
  )
)

ggplot() +
  geom_histogram(
    data = fake_plot_df,
    mapping = aes(x = f),
    binwidth = 0.1,
    boundary = 0
  ) +
  geom_vline(
#    mapping = aes(xintercept = plot_df$f_stat)
    data = plot_df,
    mapping = aes(xintercept = f)
  ) +
  xlim(0, 6) +
  ylab("") +
  ggtitle(substitute(paste("F = ", frac("(Extra Sum of Squares)/(Extra Degrees of Freedom)", "(Residual Sum of Squares, Full Model)/(Degrees of Freedom, Full Model)"), " = ", f_stat),
  list(f_stat=round(f_stat, 3)))) +
  theme_bw()
## ---- chunk 44
fake_iris <- data.frame(
  Species = iris$Species,
  Sepal.Width = rnorm(n = 9, mean = 3.033, sd = 0.579)
)
## ---- chunk 45
red_ss <- fake_iris %>%
  ungroup() %>%
  mutate(
    mean_sw = mean(Sepal.Width),
    resid = Sepal.Width - mean_sw
  ) %>%
  summarize(
    rss = mean(resid^2)
  ) %>%
  pull(rss)

full_ss <- fake_iris %>%
  group_by(Species) %>%
  mutate(
    mean_sw = mean(Sepal.Width),
    resid = Sepal.Width - mean_sw
  ) %>%
  ungroup() %>%
  summarize(
    rss = mean(resid^2)
  ) %>%
  pull(rss)

p_full <- ggplot() +
  geom_point(
    data = fake_iris,
    mapping = aes(x = Sepal.Width, y = 0, color = Species, shape = Species)
  ) +
  geom_vline(
    data = fake_iris %>%
      group_by(Species) %>%
      summarize(
        mean_sw = mean(Sepal.Width)
      ),
    mapping = aes(xintercept = mean_sw, color = Species)
  ) +
  ylim(0, 0.4) +
  ylab("") +
  ggtitle(paste0("Full Model RSS = ", round(full_ss, 3))) +
  theme_bw()

p_red <- ggplot() +
  geom_point(
    data = fake_iris,
    mapping = aes(x = Sepal.Width, y = 0)
  ) +
  geom_vline(
    data = fake_iris %>%
      ungroup() %>%
      summarize(
        mean_sw = mean(Sepal.Width)
      ),
    mapping = aes(xintercept = mean_sw)
  ) +
  ylim(0, 0.4) +
  ylab("") +
  ggtitle(paste0("Reduced Model RSS = ", round(red_ss, 3))) +
  theme_bw()

grid.newpage()
pushViewport(viewport(layout = grid.layout(ncol = 2, widths= unit(c(1, 0.7),units = rep("null", 2)))))
print(p_full, vp = viewport(layout.pos.row = 1, layout.pos.col = 1))
print(p_red, vp = viewport(layout.pos.row = 1, layout.pos.col = 2))
## ---- chunk 46
f_stat <- lm(Sepal.Width ~ Species, data = fake_iris) %>% summary() %>% `[[`("fstatistic") %>% `[[`("value")
fake_plot_df <- rbind(
  fake_plot_df,
  data.frame(
    f = f_stat
  )
)

ggplot() +
  geom_histogram(
    data = fake_plot_df,
    mapping = aes(x = f),
    binwidth = 0.1,
    boundary = 0
  ) +
  geom_vline(
#    mapping = aes(xintercept = plot_df$f_stat)
    data = plot_df,
    mapping = aes(xintercept = f)
  ) +
  xlim(0, 6) +
  ylab("") +
  ggtitle(substitute(paste("F = ", frac("(Extra Sum of Squares)/(Extra Degrees of Freedom)", "(Residual Sum of Squares, Full Model)/(Degrees of Freedom, Full Model)"), " = ", f_stat),
  list(f_stat=round(f_stat, 3)))) +
  theme_bw()
## ---- chunk 47
fake_iris <- data.frame(
  Species = iris$Species,
  Sepal.Width = rnorm(n = 9, mean = 3.033, sd = 0.579)
)
## ---- chunk 48
red_ss <- fake_iris %>%
  ungroup() %>%
  mutate(
    mean_sw = mean(Sepal.Width),
    resid = Sepal.Width - mean_sw
  ) %>%
  summarize(
    rss = mean(resid^2)
  ) %>%
  pull(rss)

full_ss <- fake_iris %>%
  group_by(Species) %>%
  mutate(
    mean_sw = mean(Sepal.Width),
    resid = Sepal.Width - mean_sw
  ) %>%
  ungroup() %>%
  summarize(
    rss = mean(resid^2)
  ) %>%
  pull(rss)

p_full <- ggplot() +
  geom_point(
    data = fake_iris,
    mapping = aes(x = Sepal.Width, y = 0, color = Species, shape = Species)
  ) +
  geom_vline(
    data = fake_iris %>%
      group_by(Species) %>%
      summarize(
        mean_sw = mean(Sepal.Width)
      ),
    mapping = aes(xintercept = mean_sw, color = Species)
  ) +
  ylim(0, 0.4) +
  ylab("") +
  ggtitle(paste0("Full Model RSS = ", round(full_ss, 3))) +
  theme_bw()

p_red <- ggplot() +
  geom_point(
    data = fake_iris,
    mapping = aes(x = Sepal.Width, y = 0)
  ) +
  geom_vline(
    data = fake_iris %>%
      ungroup() %>%
      summarize(
        mean_sw = mean(Sepal.Width)
      ),
    mapping = aes(xintercept = mean_sw)
  ) +
  ylim(0, 0.4) +
  ylab("") +
  ggtitle(paste0("Reduced Model RSS = ", round(red_ss, 3))) +
  theme_bw()

grid.newpage()
pushViewport(viewport(layout = grid.layout(ncol = 2, widths= unit(c(1, 0.7),units = rep("null", 2)))))
print(p_full, vp = viewport(layout.pos.row = 1, layout.pos.col = 1))
print(p_red, vp = viewport(layout.pos.row = 1, layout.pos.col = 2))
## ---- chunk 49
f_stat <- lm(Sepal.Width ~ Species, data = fake_iris) %>% summary() %>% `[[`("fstatistic") %>% `[[`("value")
fake_plot_df <- rbind(
  fake_plot_df,
  data.frame(
    f = f_stat
  )
)

ggplot() +
  geom_histogram(
    data = fake_plot_df,
    mapping = aes(x = f),
    binwidth = 0.1,
    boundary = 0
  ) +
  geom_vline(
#    mapping = aes(xintercept = plot_df$f_stat)
    data = plot_df,
    mapping = aes(xintercept = f)
  ) +
  xlim(0, 6) +
  ylab("") +
  ggtitle(substitute(paste("F = ", frac("(Extra Sum of Squares)/(Extra Degrees of Freedom)", "(Residual Sum of Squares, Full Model)/(Degrees of Freedom, Full Model)"), " = ", f_stat),
  list(f_stat=round(f_stat, 3)))) +
  theme_bw()
## ---- chunk 50
fake_iris <- data.frame(
  Species = iris$Species,
  Sepal.Width = rnorm(n = 9, mean = 3.033, sd = 0.579)
)
## ---- chunk 51
red_ss <- fake_iris %>%
  ungroup() %>%
  mutate(
    mean_sw = mean(Sepal.Width),
    resid = Sepal.Width - mean_sw
  ) %>%
  summarize(
    rss = mean(resid^2)
  ) %>%
  pull(rss)

full_ss <- fake_iris %>%
  group_by(Species) %>%
  mutate(
    mean_sw = mean(Sepal.Width),
    resid = Sepal.Width - mean_sw
  ) %>%
  ungroup() %>%
  summarize(
    rss = mean(resid^2)
  ) %>%
  pull(rss)

p_full <- ggplot() +
  geom_point(
    data = fake_iris,
    mapping = aes(x = Sepal.Width, y = 0, color = Species, shape = Species)
  ) +
  geom_vline(
    data = fake_iris %>%
      group_by(Species) %>%
      summarize(
        mean_sw = mean(Sepal.Width)
      ),
    mapping = aes(xintercept = mean_sw, color = Species)
  ) +
  ylim(0, 0.4) +
  ylab("") +
  ggtitle(paste0("Full Model RSS = ", round(full_ss, 3))) +
  theme_bw()

p_red <- ggplot() +
  geom_point(
    data = fake_iris,
    mapping = aes(x = Sepal.Width, y = 0)
  ) +
  geom_vline(
    data = fake_iris %>%
      ungroup() %>%
      summarize(
        mean_sw = mean(Sepal.Width)
      ),
    mapping = aes(xintercept = mean_sw)
  ) +
  ylim(0, 0.4) +
  ylab("") +
  ggtitle(paste0("Reduced Model RSS = ", round(red_ss, 3))) +
  theme_bw()

grid.newpage()
pushViewport(viewport(layout = grid.layout(ncol = 2, widths= unit(c(1, 0.7),units = rep("null", 2)))))
print(p_full, vp = viewport(layout.pos.row = 1, layout.pos.col = 1))
print(p_red, vp = viewport(layout.pos.row = 1, layout.pos.col = 2))
## ---- chunk 52
f_stat <- lm(Sepal.Width ~ Species, data = fake_iris) %>% summary() %>% `[[`("fstatistic") %>% `[[`("value")
fake_plot_df <- rbind(
  fake_plot_df,
  data.frame(
    f = f_stat
  )
)

ggplot() +
  geom_histogram(
    data = fake_plot_df,
    mapping = aes(x = f),
    binwidth = 0.1,
    boundary = 0
  ) +
  geom_vline(
#    mapping = aes(xintercept = plot_df$f_stat)
    data = plot_df,
    mapping = aes(xintercept = f)
  ) +
  xlim(0, 6) +
  ylab("") +
  ggtitle(substitute(paste("F = ", frac("(Extra Sum of Squares)/(Extra Degrees of Freedom)", "(Residual Sum of Squares, Full Model)/(Degrees of Freedom, Full Model)"), " = ", f_stat),
  list(f_stat=round(f_stat, 3)))) +
  theme_bw()
## ---- chunk 53
fake_iris <- data.frame(
  Species = iris$Species,
  Sepal.Width = rnorm(n = 9, mean = 3.033, sd = 0.579)
)
## ---- chunk 54
red_ss <- fake_iris %>%
  ungroup() %>%
  mutate(
    mean_sw = mean(Sepal.Width),
    resid = Sepal.Width - mean_sw
  ) %>%
  summarize(
    rss = mean(resid^2)
  ) %>%
  pull(rss)

full_ss <- fake_iris %>%
  group_by(Species) %>%
  mutate(
    mean_sw = mean(Sepal.Width),
    resid = Sepal.Width - mean_sw
  ) %>%
  ungroup() %>%
  summarize(
    rss = mean(resid^2)
  ) %>%
  pull(rss)

p_full <- ggplot() +
  geom_point(
    data = fake_iris,
    mapping = aes(x = Sepal.Width, y = 0, color = Species, shape = Species)
  ) +
  geom_vline(
    data = fake_iris %>%
      group_by(Species) %>%
      summarize(
        mean_sw = mean(Sepal.Width)
      ),
    mapping = aes(xintercept = mean_sw, color = Species)
  ) +
  ylim(0, 0.4) +
  ylab("") +
  ggtitle(paste0("Full Model RSS = ", round(full_ss, 3))) +
  theme_bw()

p_red <- ggplot() +
  geom_point(
    data = fake_iris,
    mapping = aes(x = Sepal.Width, y = 0)
  ) +
  geom_vline(
    data = fake_iris %>%
      ungroup() %>%
      summarize(
        mean_sw = mean(Sepal.Width)
      ),
    mapping = aes(xintercept = mean_sw)
  ) +
  ylim(0, 0.4) +
  ylab("") +
  ggtitle(paste0("Reduced Model RSS = ", round(red_ss, 3))) +
  theme_bw()

grid.newpage()
pushViewport(viewport(layout = grid.layout(ncol = 2, widths= unit(c(1, 0.7),units = rep("null", 2)))))
print(p_full, vp = viewport(layout.pos.row = 1, layout.pos.col = 1))
print(p_red, vp = viewport(layout.pos.row = 1, layout.pos.col = 2))
## ---- chunk 55
f_stat <- lm(Sepal.Width ~ Species, data = fake_iris) %>% summary() %>% `[[`("fstatistic") %>% `[[`("value")
fake_plot_df <- rbind(
  fake_plot_df,
  data.frame(
    f = f_stat
  )
)

ggplot() +
  geom_histogram(
    data = fake_plot_df,
    mapping = aes(x = f),
    binwidth = 0.1,
    boundary = 0
  ) +
  geom_vline(
#    mapping = aes(xintercept = plot_df$f_stat)
    data = plot_df,
    mapping = aes(xintercept = f)
  ) +
  xlim(0, 6) +
  ylab("") +
  ggtitle(substitute(paste("F = ", frac("(Extra Sum of Squares)/(Extra Degrees of Freedom)", "(Residual Sum of Squares, Full Model)/(Degrees of Freedom, Full Model)"), " = ", f_stat),
  list(f_stat=round(f_stat, 3)))) +
  theme_bw()
## ---- chunk 56
fake_iris <- data.frame(
  Species = iris$Species,
  Sepal.Width = rnorm(n = 9, mean = 3.033, sd = 0.579)
)
## ---- chunk 57
red_ss <- fake_iris %>%
  ungroup() %>%
  mutate(
    mean_sw = mean(Sepal.Width),
    resid = Sepal.Width - mean_sw
  ) %>%
  summarize(
    rss = mean(resid^2)
  ) %>%
  pull(rss)

full_ss <- fake_iris %>%
  group_by(Species) %>%
  mutate(
    mean_sw = mean(Sepal.Width),
    resid = Sepal.Width - mean_sw
  ) %>%
  ungroup() %>%
  summarize(
    rss = mean(resid^2)
  ) %>%
  pull(rss)

p_full <- ggplot() +
  geom_point(
    data = fake_iris,
    mapping = aes(x = Sepal.Width, y = 0, color = Species, shape = Species)
  ) +
  geom_vline(
    data = fake_iris %>%
      group_by(Species) %>%
      summarize(
        mean_sw = mean(Sepal.Width)
      ),
    mapping = aes(xintercept = mean_sw, color = Species)
  ) +
  ylim(0, 0.4) +
  ylab("") +
  ggtitle(paste0("Full Model RSS = ", round(full_ss, 3))) +
  theme_bw()

p_red <- ggplot() +
  geom_point(
    data = fake_iris,
    mapping = aes(x = Sepal.Width, y = 0)
  ) +
  geom_vline(
    data = fake_iris %>%
      ungroup() %>%
      summarize(
        mean_sw = mean(Sepal.Width)
      ),
    mapping = aes(xintercept = mean_sw)
  ) +
  ylim(0, 0.4) +
  ylab("") +
  ggtitle(paste0("Reduced Model RSS = ", round(red_ss, 3))) +
  theme_bw()

grid.newpage()
pushViewport(viewport(layout = grid.layout(ncol = 2, widths= unit(c(1, 0.7),units = rep("null", 2)))))
print(p_full, vp = viewport(layout.pos.row = 1, layout.pos.col = 1))
print(p_red, vp = viewport(layout.pos.row = 1, layout.pos.col = 2))
## ---- chunk 58
f_stat <- lm(Sepal.Width ~ Species, data = fake_iris) %>% summary() %>% `[[`("fstatistic") %>% `[[`("value")
fake_plot_df <- rbind(
  fake_plot_df,
  data.frame(
    f = f_stat
  )
)

ggplot() +
  geom_histogram(
    data = fake_plot_df,
    mapping = aes(x = f),
    binwidth = 0.1,
    boundary = 0
  ) +
  geom_vline(
#    mapping = aes(xintercept = plot_df$f_stat)
    data = plot_df,
    mapping = aes(xintercept = f)
  ) +
  xlim(0, 6) +
  ylab("") +
  ggtitle(substitute(paste("F = ", frac("(Extra Sum of Squares)/(Extra Degrees of Freedom)", "(Residual Sum of Squares, Full Model)/(Degrees of Freedom, Full Model)"), " = ", f_stat),
  list(f_stat=round(f_stat, 3)))) +
  theme_bw()
## ---- chunk 59
get_fake_f <- function(i) {
  fake_iris <- data.frame(
    Species = iris$Species,
    Sepal.Width = rnorm(n = 9, mean = 3.033, sd = 0.579)
  )
  
  f_stat <- lm(Sepal.Width ~ Species, data = fake_iris) %>% summary() %>% `[[`("fstatistic") %>% `[[`("value")

  data.frame(
    f = f_stat
  )
}

fake_plot_df <- rbind(
  fake_plot_df,
  map_dfr(1:10000, get_fake_f)
)
## ---- chunk 60
temp1 <- hist(
  fake_plot_df %>% filter(f < plot_df$f) %>% pull(f),
  breaks = seq(from = 0, to = round(plot_df$f, 1), by = 0.1),
  plot = FALSE
)
temp2 <- hist(
  fake_plot_df %>% filter(f >= round(plot_df$f, 1) & f <= 6) %>% pull(f),
  breaks = seq(from = round(plot_df$f, 1), to = 6, by = 0.1),
  plot = FALSE
)

total_counts <- sum(temp1$counts, temp2$counts)
fake_plot_df1 <- data.frame(
  mid = temp1$mids,
  density = temp1$counts / total_counts * 10
)
fake_plot_df2 <- data.frame(
  mid = temp2$mids,
  density = temp2$counts / total_counts * 10
)

ggplot(data = fake_plot_df, mapping = aes(x = f)) +
  geom_histogram(
    data = fake_plot_df1,
    mapping = aes(x = mid, y = density),
#    data = fake_plot_df %>% filter(f < plot_df$f),
#    mapping = aes(y = ..density..),
    stat = "identity",
    binwidth = 0.1,
    boundary = 0
  ) +
  geom_histogram(
    data = fake_plot_df2,
    mapping = aes(x = mid, y = density),
#    data = fake_plot_df %>% filter(f >= plot_df$f),
#    mapping = aes(y = ..density..),
    fill = "cornflowerblue",
    stat = "identity",
    binwidth = 0.1,
    boundary = 0
  ) +
  stat_function(fun = df, args = list(df1 = 2, df2 = 6), color = "orange") +
  geom_vline(
#    mapping = aes(xintercept = plot_df$f_stat)
    data = plot_df,
    mapping = aes(xintercept = f)
  ) +
  xlim(0, 6) +
  ylab("") +
  theme_bw()
## ---- chunk 61
temp1 <- hist(
  fake_plot_df %>% filter(f < plot_df$f) %>% pull(f),
  breaks = seq(from = 0, to = round(plot_df$f, 1), by = 0.1),
  plot = FALSE
)
temp2 <- hist(
  fake_plot_df %>% filter(f >= round(plot_df$f, 1) & f <= 6) %>% pull(f),
  breaks = seq(from = round(plot_df$f, 1), to = 6, by = 0.1),
  plot = FALSE
)

total_counts <- sum(temp1$counts, temp2$counts)
fake_plot_df1 <- data.frame(
  mid = temp1$mids,
  density = temp1$counts / total_counts * 10
)
fake_plot_df2 <- data.frame(
  mid = temp2$mids,
  density = temp2$counts / total_counts * 10
)

ggplot(data = fake_plot_df, mapping = aes(x = f)) +
  geom_histogram(
    data = fake_plot_df1,
    mapping = aes(x = mid, y = density),
#    data = fake_plot_df %>% filter(f < plot_df$f),
#    mapping = aes(y = ..density..),
    stat = "identity",
    binwidth = 0.1,
    boundary = 0
  ) +
  geom_histogram(
    data = fake_plot_df2,
    mapping = aes(x = mid, y = density),
#    data = fake_plot_df %>% filter(f >= plot_df$f),
#    mapping = aes(y = ..density..),
    fill = "cornflowerblue",
    stat = "identity",
    binwidth = 0.1,
    boundary = 0
  ) +
  stat_function(fun = df, args = list(df1 = 2, df2 = 6), color = "orange") +
  geom_vline(
#    mapping = aes(xintercept = plot_df$f_stat)
    data = plot_df,
    mapping = aes(xintercept = f)
  ) +
  xlim(0, 6) +
  ylab("") +
  theme_bw()
